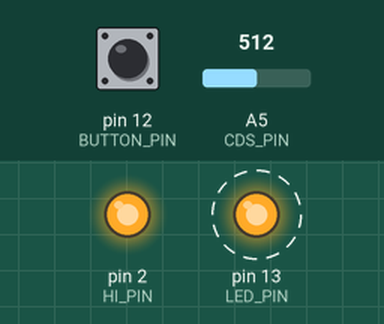
Bench run of a sketch on a simulated Arduino Uno, built with avr-gcc and run on an emulated ATmega328P. On the bench: output pins drawn as LEDs (lit = HIGH). Dashed ring = blinking. Inputs (shaded band) come from the test bench; at power-on: pin 12 (BUTTON_PIN) HIGH, A5 (CDS_PIN) = 512. What the sketch prints to the serial monitor is not drawn.

Above: at 0.02 s.
Timing chart, 0 to 3.0 s (numbered marks = the images above):
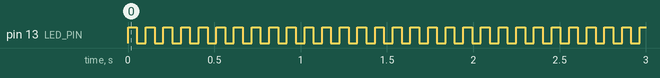

The sketch:

L01_Serial_Plotter.ino
```cpp
// This code started with Learning Sequence S1, but has been expanded to make it
// clearer some of the steps in typical microcontroller application.
// Revised to work better with the Itsy Bitsy M0 for 2020
#define LED_PIN 13      // built in LED
#define BUTTON_PIN 12   // pushbutton conection pin
#define HI_PIN 2        // pin 2 needs to be high for the CdS circuit
#define CDS_PIN A5      // A5 is the middle of the CdS circuit
#define vRef 3.300      // This value will depend on your own hardware

void setup() {
  // put your setup code here, to run once:
  Serial.begin(115200);               // set the serial port speed
  while(!Serial && millis() < 5000);
  Serial.print("\n\nHello World, L01 Starter\n\n");
  pinMode(BUTTON_PIN,INPUT_PULLUP);   // use built in pullup resistor for input from the button
  pinMode(LED_PIN,OUTPUT);            // use LED_PIN for output to blink the onboard LED
  pinMode(HI_PIN,OUTPUT);             // set the output high (near vRef)
  digitalWrite(HI_PIN,HIGH);
}

void loop() {
  unsigned long timeNow = 0;  // [provide your own descriptions for what these lines do]
  boolean but = LOW;          //
  unsigned pht = 0;           //
  boolean led = 0;            //

  // Then get new values for all of the quantities before you process them.
  timeNow = micros();
  but = digitalRead(BUTTON_PIN);  //
  pht = analogRead(CDS_PIN);      //
  led = digitalRead(LED_PIN);     //

  int ibut = 100 + but * 100;      //
  int iled = 300 + led * 200;      //

  // Finally, take action on the results!
  // In this case we are just blinking the onboard LED on and off
  if(digitalRead(LED_PIN) == HIGH) digitalWrite(LED_PIN,LOW);   // if on, then turn off
  else digitalWrite(LED_PIN,HIGH);                              // otherwise turn on

  // Then print out status information or update displays -- maybe not every time
  // Printing to a serial port or display could be the slowest thing in your loop!
  Serial.print(timeNow/1000000.);  // Uncomment these two lines to include the timestamp.
  Serial.print(", ");
  Serial.print(ibut);
  Serial.print(", ");
  Serial.print(pht);
  Serial.print(", ");
  Serial.print(iled);
  Serial.print("\n");
  delay(50);   // DON'T USE delay() except to slow things down for observation!
}
```

Measured:
- by itself, pin 13 (LED_PIN): alternates HIGH for 0.05 s and LOW for 0.05 s
